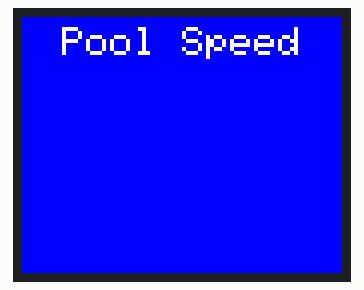
Simulated run of this sketch. Board: Arduino Uno, built with avr-gcc and run on an emulated ATmega328P. On the bench: 160×128 colour display. What the sketch prints to the serial monitor is not drawn.

Above: at 0.1 s.
At 1.1 s:
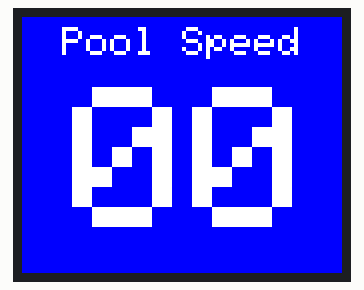

The sketch:

PoolSpeedReceiverTFTDisplay.ino
```cpp
/*
  Simple example for receiving

  http://code.google.com/p/rc-switch/
*/

#include <RCSwitch.h>
#include <math.h>
#include <TFT.h>  // Arduino LCD library
#include <SPI.h>

// pin definition for the Uno
#define cs   10
#define dc   9
#define rst  8

// create an instance of the library
TFT TFTscreen = TFT(cs, dc, rst);

// char array to print to the screen
char sensorPrintout1[4];
char sensorPrintout2[4];

/* Create an instance of RCSwitch */
RCSwitch mySwitch = RCSwitch();

unsigned long ms_at_last_msg = 0;
int intlevel = 0;

unsigned long ms_at_last_UI_update = 0;

char* sensorPrintout = sensorPrintout1;
char* sensorPrintoutPrev = sensorPrintout2;
char* temp;

void setup()
{
  Serial.begin(9600);
  mySwitch.enableReceive(0);  // Receiver on inerrupt 0 => that is pin #2

  // Put this line at the beginning of every sketch that uses the GLCD:
  TFTscreen.begin();

  // clear the screen with a black background
  TFTscreen.background(0, 0, 255);

  // write the static text to the screen
  // set the font color to white
  TFTscreen.stroke(255,255,255);
  // set the font size
  TFTscreen.setTextSize(2);
  // write the text to the top left corner of the screen
  TFTscreen.text("Pool Speed\n ",20,5);
  // ste the font size very large for the loop
  TFTscreen.setTextSize(10);

  sensorPrintout1[ 0 ] = 0;
  sensorPrintout1[ 1 ] = 0;
}

int last_level = -1;


void loop()
{
  unsigned long ms = millis();

  if (mySwitch.available())
  {

    unsigned long value = mySwitch.getReceivedValue();

    if (value == 0)
    {
      Serial.print("Unknown encoding");
    }

    else
    {
      if ((mySwitch.getReceivedProtocol() == 2) && (mySwitch.getReceivedBitlength() == 14))
      {
        int bitcount = (value & 0XFC00) >> 10;
        int sensor = (value & 0x3FF);
        int shifter = sensor;
        int counter = 10;
        while(shifter != 0)
        {
           counter -= (shifter & 0x01);
           shifter >>= 1;
        }

        if (bitcount == counter)
        {
          // Record time of last valid message
          ms_at_last_msg = millis();


          float volts = 5.0 * sensor / 1023.0;
          //Serial.print("Volts = ");
          //Serial.println(volts);

          if (volts < 1.25)
          {
            volts = 1.25;
          }
          if (volts > 3.05)
          {
            volts = 3.05;
          }
          float level = (volts - 1.25) * 30.0;
          intlevel = round(level);


        }
        else
        {
          Serial.print(sensor);
          Serial.print(" : ");
          Serial.print(bitcount);
          Serial.print(" : ");
          Serial.println(counter);
        }
      }
    }


    mySwitch.resetAvailable();
  }
  else
  {
    unsigned long ms_since_last_msg = ms - ms_at_last_msg;

    if (ms_since_last_msg > 10000)
    {
      intlevel = 0;
    }
  }

  unsigned long ms_since_last_UI_update = ms - ms_at_last_UI_update;

  if (ms_since_last_UI_update > 1000)
  {
    ms_at_last_UI_update = ms;
    Serial.print("Level = ");
    Serial.println(intlevel);

    if (intlevel != last_level)
    {
      last_level = intlevel;
      String sensorVal = String(intlevel);

      // convert the reading to a char array
      sensorVal.toCharArray(sensorPrintout, 4);

      if (sensorPrintout[ 1 ] == 0)
      {
        sensorPrintout[ 1 ] = sensorPrintout[ 0 ];
        sensorPrintout[ 0 ] = '0';
        sensorPrintout[ 2 ] = 0;
      }


      // erase the text you just wrote
      TFTscreen.stroke(0,0,255);
      TFTscreen.text(sensorPrintoutPrev, 25, 35);

      // set the font color
      TFTscreen.stroke(255,255,255);
      // print the sensor value
      TFTscreen.text(sensorPrintout, 25, 35);

      temp = sensorPrintout;
      sensorPrintout = sensorPrintoutPrev;
      sensorPrintoutPrev = temp;
    }

  }

}
```
